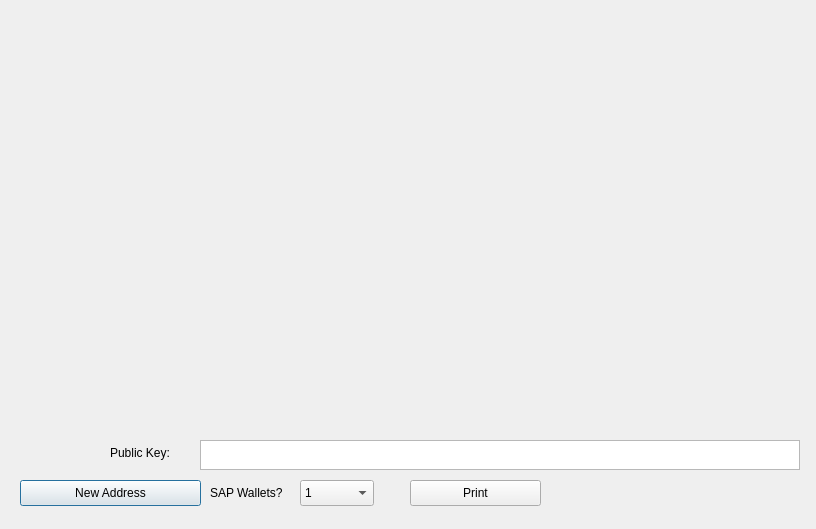
<?xml version="1.0" encoding="UTF-8"?>
<ui version="4.0">
 <class>PaperWalletDialog</class>
 <widget class="QDialog" name="PaperWalletDialog">
  <property name="geometry">
   <rect>
    <x>0</x>
    <y>0</y>
    <width>816</width>
    <height>529</height>
   </rect>
  </property>
  <property name="windowTitle">
   <string>Print Your Paper Wallets</string>
  </property>
  <widget class="QLabel" name="privateKeyQRCode">
   <property name="geometry">
    <rect>
     <x>608</x>
     <y>192</y>
     <width>149</width>
     <height>149</height>
    </rect>
   </property>
   <property name="text">
    <string/>
   </property>
   <property name="scaledContents">
    <bool>true</bool>
   </property>
  </widget>
  <widget class="QLabel" name="addressQRCode">
   <property name="geometry">
    <rect>
     <x>56</x>
     <y>107</y>
     <width>120</width>
     <height>120</height>
    </rect>
   </property>
   <property name="text">
    <string/>
   </property>
   <property name="scaledContents">
    <bool>true</bool>
   </property>
  </widget>
  <widget class="QPushButton" name="getNewAddress">
   <property name="geometry">
    <rect>
     <x>20</x>
     <y>480</y>
     <width>181</width>
     <height>26</height>
    </rect>
   </property>
   <property name="text">
    <string>New Address</string>
   </property>
   <property name="icon">
    <iconset resource="../methuselah.qrc">
     <normaloff>:/icons/add</normaloff>:/icons/add</iconset>
   </property>
  </widget>
  <widget class="QLabel" name="paperTemplate">
   <property name="geometry">
    <rect>
     <x>20</x>
     <y>10</y>
     <width>775</width>
     <height>416</height>
    </rect>
   </property>
   <property name="text">
    <string notr="true"/>
   </property>
   <property name="pixmap">
    <pixmap resource="../methuselah.qrc">:/images/paper_wallet</pixmap>
   </property>
  </widget>
  <widget class="VerticalLabel" name="addressText2">
   <property name="geometry">
    <rect>
     <x>245</x>
     <y>22</y>
     <width>31</width>
     <height>371</height>
    </rect>
   </property>
   <property name="font">
    <font>
     <family>Monospace</family>
     <pointsize>12</pointsize>
     <weight>75</weight>
     <italic>false</italic>
     <bold>true</bold>
    </font>
   </property>
   <property name="text">
    <string/>
   </property>
   <property name="alignment">
    <set>Qt::AlignCenter</set>
   </property>
   <property name="textInteractionFlags">
    <set>Qt::TextSelectableByKeyboard|Qt::TextSelectableByMouse</set>
   </property>
  </widget>
  <widget class="VerticalLabel" name="privateKeyText">
   <property name="geometry">
    <rect>
     <x>781</x>
     <y>9</y>
     <width>18</width>
     <height>416</height>
    </rect>
   </property>
   <property name="font">
    <font>
     <family>Monospace</family>
     <pointsize>8</pointsize>
     <weight>50</weight>
     <italic>false</italic>
     <bold>false</bold>
    </font>
   </property>
   <property name="text">
    <string/>
   </property>
   <property name="scaledContents">
    <bool>true</bool>
   </property>
   <property name="alignment">
    <set>Qt::AlignCenter</set>
   </property>
   <property name="textInteractionFlags">
    <set>Qt::TextSelectableByKeyboard|Qt::TextSelectableByMouse</set>
   </property>
  </widget>
  <widget class="QPushButton" name="printButton">
   <property name="geometry">
    <rect>
     <x>410</x>
     <y>480</y>
     <width>131</width>
     <height>26</height>
    </rect>
   </property>
   <property name="text">
    <string>Print</string>
   </property>
   <property name="icon">
    <iconset resource="../methuselah.qrc">
     <normaloff>:/icons/receiving_addresses</normaloff>:/icons/receiving_addresses</iconset>
   </property>
  </widget>
  <widget class="QDialogButtonBox" name="buttonBox">
   <property name="geometry">
    <rect>
     <x>710</x>
     <y>480</y>
     <width>91</width>
     <height>26</height>
    </rect>
   </property>
   <property name="standardButtons">
    <set>QDialogButtonBox::NoButton</set>
   </property>
   <property name="centerButtons">
    <bool>true</bool>
   </property>
  </widget>
  <widget class="QLabel" name="label">
   <property name="geometry">
    <rect>
     <x>210</x>
     <y>480</y>
     <width>91</width>
     <height>26</height>
    </rect>
   </property>
   <property name="text">
    <string>SAP Wallets?</string>
   </property>
  </widget>
  <widget class="QComboBox" name="walletCount">
   <property name="geometry">
    <rect>
     <x>300</x>
     <y>480</y>
     <width>74</width>
     <height>26</height>
    </rect>
   </property>
   <property name="editable">
    <bool>false</bool>
   </property>
   <item>
    <property name="text">
     <string>1</string>
    </property>
   </item>
   <item>
    <property name="text">
     <string>2</string>
    </property>
   </item>
   <item>
    <property name="text">
     <string>3</string>
    </property>
   </item>
   <item>
    <property name="text">
     <string>4</string>
    </property>
   </item>
   <item>
    <property name="text">
     <string>5</string>
    </property>
   </item>
   <item>
    <property name="text">
     <string>6</string>
    </property>
   </item>
   <item>
    <property name="text">
     <string>7</string>
    </property>
   </item>
   <item>
    <property name="text">
     <string>8</string>
    </property>
   </item>
   <item>
    <property name="text">
     <string>9</string>
    </property>
   </item>
   <item>
    <property name="text">
     <string>10</string>
    </property>
   </item>
   <item>
    <property name="text">
     <string>11</string>
    </property>
   </item>
   <item>
    <property name="text">
     <string>12</string>
    </property>
   </item>
  </widget>
  <widget class="QTextEdit" name="publicKey">
   <property name="geometry">
    <rect>
     <x>200</x>
     <y>440</y>
     <width>600</width>
     <height>30</height>
    </rect>
   </property>
   <property name="undoRedoEnabled">
    <bool>false</bool>
   </property>
   <property name="readOnly">
    <bool>true</bool>
   </property>
   <property name="html">
    <string>&lt;!DOCTYPE HTML PUBLIC &quot;-//W3C//DTD HTML 4.0//EN&quot; &quot;http://www.w3.org/TR/REC-html40/strict.dtd&quot;&gt;
&lt;html&gt;&lt;head&gt;&lt;meta name=&quot;qrichtext&quot; content=&quot;1&quot; /&gt;&lt;style type=&quot;text/css&quot;&gt;
p, li { white-space: pre-wrap; }
&lt;/style&gt;&lt;/head&gt;&lt;body style=&quot; font-family:'Sans'; font-size:9pt; font-weight:400; font-style:normal;&quot;&gt;
&lt;p style=&quot;-qt-paragraph-type:empty; margin-top:0px; margin-bottom:0px; margin-left:0px; margin-right:0px; -qt-block-indent:0; text-indent:0px; font-family:'Sans Serif';&quot;&gt;&lt;br /&gt;&lt;/p&gt;&lt;/body&gt;&lt;/html&gt;</string>
   </property>
   <property name="acceptRichText">
    <bool>false</bool>
   </property>
  </widget>
  <widget class="QLabel" name="label_2">
   <property name="geometry">
    <rect>
     <x>110</x>
     <y>440</y>
     <width>91</width>
     <height>26</height>
    </rect>
   </property>
   <property name="text">
    <string>Public Key:</string>
   </property>
  </widget>
  <widget class="QLabel" name="addressText">
   <property name="geometry">
    <rect>
     <x>40</x>
     <y>340</y>
     <width>440</width>
     <height>15</height>
    </rect>
   </property>
   <property name="text">
    <string>&lt;html&gt;&lt;head/&gt;&lt;body&gt;&lt;p&gt;&lt;br/&gt;&lt;/p&gt;&lt;/body&gt;&lt;/html&gt;</string>
   </property>
  </widget>
  <zorder>getNewAddress</zorder>
  <zorder>paperTemplate</zorder>
  <zorder>addressQRCode</zorder>
  <zorder>privateKeyQRCode</zorder>
  <zorder>addressText2</zorder>
  <zorder>privateKeyText</zorder>
  <zorder>printButton</zorder>
  <zorder>buttonBox</zorder>
  <zorder>label</zorder>
  <zorder>walletCount</zorder>
  <zorder>publicKey</zorder>
  <zorder>label_2</zorder>
  <zorder>addressText</zorder>
 </widget>
 <customwidgets>
  <customwidget>
   <class>VerticalLabel</class>
   <extends>QLabel</extends>
   <header>verticallabel.h</header>
  </customwidget>
 </customwidgets>
 <resources>
  <include location="../methuselah.qrc"/>
 </resources>
 <connections>
  <connection>
   <sender>buttonBox</sender>
   <signal>rejected()</signal>
   <receiver>PaperWalletDialog</receiver>
   <slot>close()</slot>
   <hints>
    <hint type="sourcelabel">
     <x>650</x>
     <y>408</y>
    </hint>
    <hint type="destinationlabel">
     <x>357</x>
     <y>214</y>
    </hint>
   </hints>
  </connection>
 </connections>
</ui>
